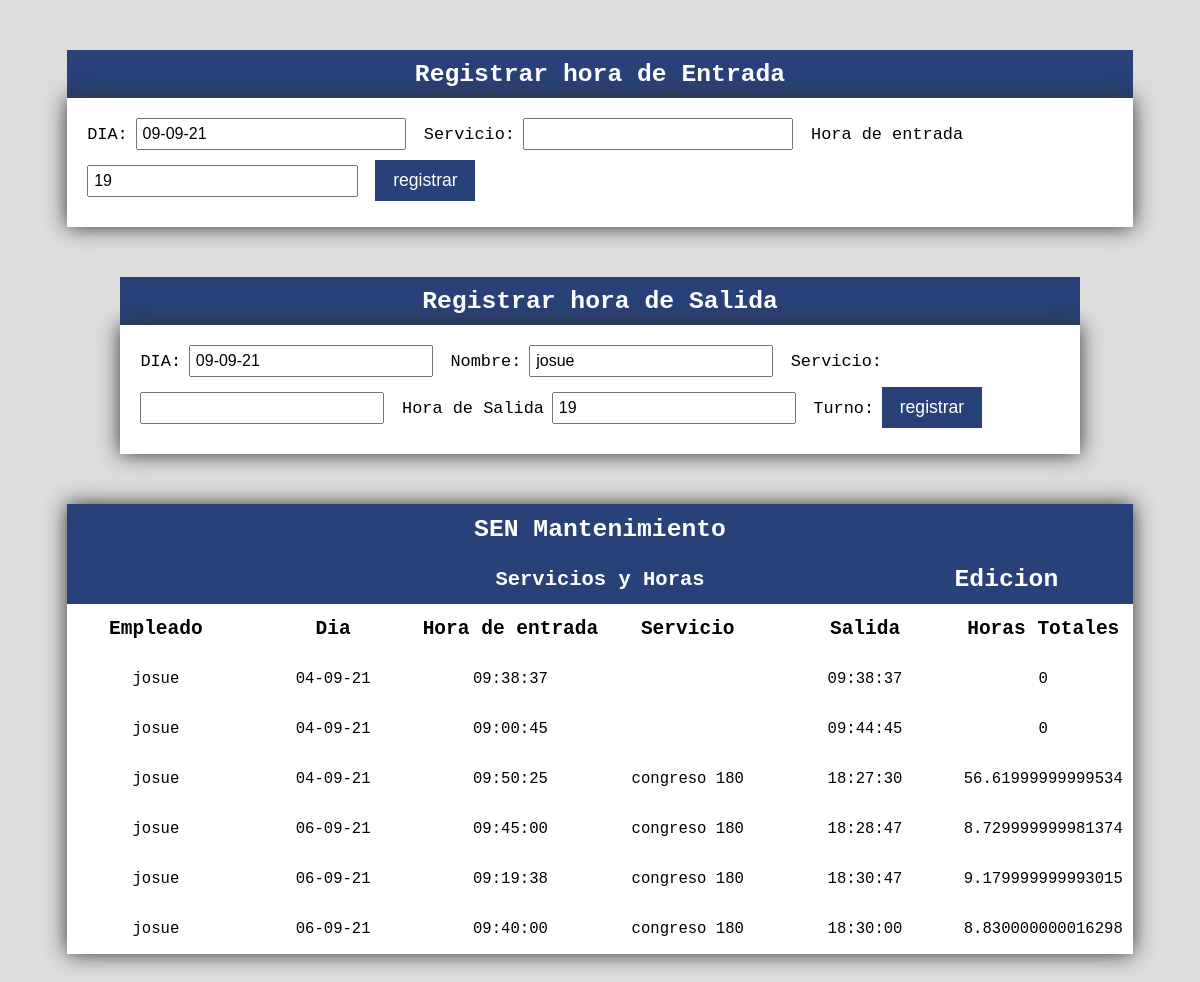
The page / on the database its author committed.
### tables this page shows
CREATE TABLE IF NOT EXISTS `fecha_de_salidas` (
  `id_usuarios` int(11) NOT NULL AUTO_INCREMENT,
  `hora_salida` time NOT NULL DEFAULT current_timestamp(),
  `usuario` varchar(200) NOT NULL,
  `servicios` varchar(200) NOT NULL,
  `dia` varchar(200) NOT NULL,
  `hora_Segundo_Salida` varchar(200) NOT NULL,
  PRIMARY KEY (`id_usuarios`)
);

CREATE TABLE IF NOT EXISTS `fecha_de_entradas` (
  `id_usuarios` int(11) NOT NULL AUTO_INCREMENT,
  `hora_entrada` time NOT NULL DEFAULT current_timestamp(),
  `usuarios` varchar(200) NOT NULL,
  `servicio` varchar(200) NOT NULL,
  `dias` varchar(200) NOT NULL,
  `horasegundo` varchar(200) NOT NULL,
  PRIMARY KEY (`id_usuarios`)
);

### index.php (the view, shortened to what this page needs)
<?php
include ("cn.php");
$usuario = "SELECT fecha_de_entradas.dias,fecha_de_entradas.usuarios,fecha_de_entradas.servicio,fecha_de_entradas.hora_entrada,fecha_de_salidas.hora_salida,(fecha_de_salidas.hora_Segundo_Salida - fecha_de_entradas.horasegundo) AS total FROM fecha_de_salidas,fecha_de_entradas WHERE fecha_de_entradas.id_usuarios = fecha_de_salidas.id_usuarios";
$josue="josue";
$dia= date("d-m-y");
$hora = date("i");
?>
<!DOCTYPE html>
<html lang="en">
<head>
    <link rel="stylesheet" href="css.css">
</head>
<body>
    <div class="container-add">
        <h2 class="container__title">Registrar hora de Entrada</h2>
        <form action="insertar.php" method="post" class="container__form">
        <label  for="" class="container__label">DIA:</label>
        <input  name="numero_dia" type="text" class="container__input" value="<?=$dia?>">
        <label for="" class="container__label">Servicio:</label>
        <input name="Nombre_servicio" type="text" class="container__input" value="">
        <label for="" class="container__label">Hora de entrada</label>
        <input  name="hora_entrada" type="datetime" class="container__input" value="<?=$hora?>">
        <input class="container__submit" type="submit" value="registrar" onclick="return mostraredi">
    </form>
    <div class="container-add">
    <h2 class="container__title">Registrar hora de Salida</h2>
        <form action="insertarfechados.php" method="post" class="container__form">
        <label  for="" class="container__label">DIA:</label>
        <input  name="dia" type="text" class="container__input" value="<?=$dia?>">
        <label for="" class="container__label">Nombre:</label>
        <input   name="empleado_entrada" type="text" class="container__input" value="<?=$josue?>">
        <label for="" class="container__label">Servicio:</label>
        <input name="servicio" type="text" class="container__input" value="">
        <label for="" class="container__label">Hora de Salida</label>
        <input  name="salida" type="datetime" class="container__input" value="<?=$hora?>">
        <label for="" class="container__label">Turno:</label>
        <input class="container__submit" type="submit" value="registrar">
    </form>
    </div>
<div class="grid">
    <div class="container-table">
        <div class="table__title">SEN Mantenimiento</div>
        <div class="table__title"> <h5>Servicios y Horas</h5><a class="title_edit" href="edicion.php">Edicion</a></div>
        <div class="table__header"> Empleado</div>
        <div class="table__header"> Dia</div>
        <div class="table__header"> Hora de entrada</div>
        <div class="table__header">Servicio</div>
        <div class="table__header">Salida</div>
        <div class="table__header">Horas Totales</div>
        <?php $resustado = mysqli_query($conexion,$usuario);
         while($row=mysqli_fetch_assoc($resustado)) { ?>
          <div class="table__item">
            <?php echo $row["usuarios"];?>
        </div>
       <div class="table__item">
        <?php echo $row["dias"];?>
        </div>
        <div class="table__item">
            <?php echo $row["hora_entrada"];?>
        </div>
         <div class="table__item">
            <?php echo $row["servicio"];?>
        </div>
        <div class="table__item">
            <?php echo $row["hora_salida"];?>
        </div>
        <div class="table__item">
            <?php echo $row["total"];?>
        </div>
        <?php } ?>
    </div>
</body>
</html>

### css.css (style rules this page uses)
body { background:#ddd; font-family: monospace; }
.container-table { width: 100%; background: white; margin: 50px auto; box-shadow: 0 0 20px #333; display: grid; grid-template-columns: repeat(6,1fr); grid-auto-rows: 50px; position: relative; overflow: auto; }
.table__title { grid-column-start: 1; grid-column-end: 7; background: rgba(40, 65, 120, 1); color: white; display: flex; justify-content: center; align-items: center; font-weight: bold; font-size: 1.9em; }
.table__header, .table__item { display: flex; justify-content: center; align-items: center; }
.table__header { font-weight: bold; font-size: 1.5em; }
.table__item { padding: 10px; font-size: 1.2em; }
.container-add { width:90%; margin: 50px auto; }
.container__title { margin: 0; padding: 10px; background: rgba(40, 65, 120, 1); color: white; font-size:1.9em; text-align: center; }
.container__form { background: white; box-shadow: 0 0 20px #333; padding: 20px; flex-wrap: wrap; }
.container__label { font-size: 1.3em; width: 20%; }
.container__input { width: 25%; margin-right: 10px; margin-bottom: 10px; font-size: 1em; padding: 5px; }
.container__submit { background: rgba(40, 65, 120, 1); color: white; border: none; width: 100px; padding: 10px; font-size: 1.1em; cursor: pointer; }
.title_edit { position: absolute; right: 7%; color: white; text-decoration: none; }

### rows shown on the page
fecha_de_salidas: fecha_de_entradas.usuarios "josue", fecha_de_entradas.dias "04-09-21", fecha_de_entradas.hora_entrada "09:38:37", hora_salida "09:38:37", total "0"
fecha_de_salidas: fecha_de_entradas.usuarios "josue", fecha_de_entradas.dias "04-09-21", fecha_de_entradas.hora_entrada "09:00:45", hora_salida "09:44:45", total "0"
fecha_de_salidas: fecha_de_entradas.usuarios "josue", fecha_de_entradas.dias "04-09-21", fecha_de_entradas.hora_entrada "09:50:25", fecha_de_entradas.servicio "congreso 180", hora_salida "18:27:30", total "56.61999999999534"
fecha_de_salidas: fecha_de_entradas.usuarios "josue", fecha_de_entradas.dias "06-09-21", fecha_de_entradas.hora_entrada "09:45:00", fecha_de_entradas.servicio "congreso 180", hora_salida "18:28:47", total "8.729999999981374"
fecha_de_salidas: fecha_de_entradas.usuarios "josue", fecha_de_entradas.dias "06-09-21", fecha_de_entradas.hora_entrada "09:19:38", fecha_de_entradas.servicio "congreso 180", hora_salida "18:30:47", total "9.179999999993015"
fecha_de_salidas: fecha_de_entradas.usuarios "josue", fecha_de_entradas.dias "06-09-21", fecha_de_entradas.hora_entrada "09:40:00", fecha_de_entradas.servicio "congreso 180", hora_salida "18:30:00", total "8.830000000016298"
